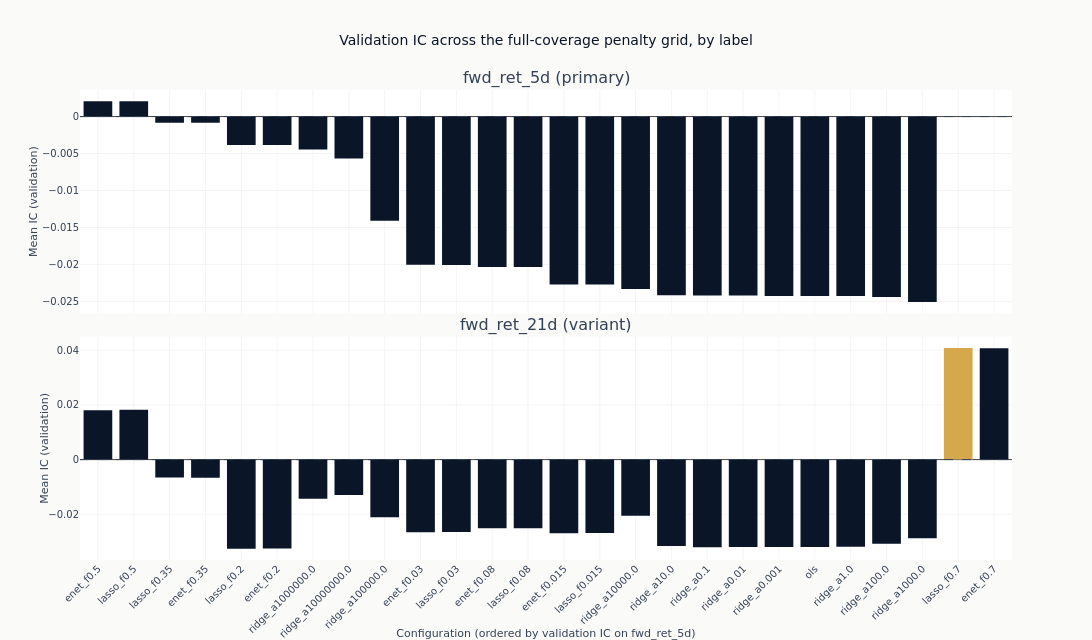

Source (notebook cell):
### Markdown cell above
### How the penalty grid ranks

One panel per label, so the same grid can be read at each horizon. Only the configurations
measured on all of their own label's validation dates are charted; any partial-coverage ones
are in the table above with `full_coverage` false, and are left out here because their IC would
be an average over a different set of dates. The zero line is the reference that matters: a bar
below it is a model whose ranking pointed the wrong way out of sample.

**Each panel has its own vertical scale**, because the horizons do not produce ICs of the same
size and a shared scale would flatten the smaller panel to a line. Read a panel for the shape
of its ranking, and the numbers rather than the bar heights when comparing panels.

**The configurations are in the same order in both panels**, that order being their ranking on
the primary label. Sorting each panel independently would put a different configuration at each
left edge and make the panels look alike whatever the numbers did. Held in one order, a panel
that slopes down from left to right is a horizon that ranks the grid the way the primary label
does, and a panel that does not is one where the penalty that works at one horizon does not
work at another.

### Code cell
def compact(params: str) -> str:
    """Render declared parameters for a label: `alpha=1000000.0` reads as `alpha=1e+06`."""
    return re.sub(r"\d+\.?\d*(?:[eE][+-]?\d+)?", lambda m: f"{float(m.group()):g}", params)


primary = primary_label(study)
full = catalog.filter("full_coverage")
charted = sorted(set(full.get_column("label")))
# The primary label leads when it was fitted. A subset run that leaves it out orders the panels
# by whichever label it did fit rather than by one that is not there.
panel_labels = [label for label in [primary] if label in charted] + [
    label for label in charted if label != primary
]
order_label = panel_labels[0]
config_order = (
    full.filter(pl.col("label") == order_label)
    .sort("ic_mean", descending=True)
    .get_column("config_name")
    .to_list()
)
leader = full.sort("ic_mean", descending=True).row(0, named=True)

fig_ic = make_subplots(
    rows=len(panel_labels),
    cols=1,
    shared_xaxes=True,
    vertical_spacing=0.05,
    subplot_titles=[
        f"{label} ({'primary' if label == primary else 'variant'})" for label in panel_labels
    ],
)
for row, label in enumerate(panel_labels, start=1):
    panel = full.filter(pl.col("label") == label)
    fig_ic.add_trace(
        go.Bar(
            x=panel.get_column("config_name").to_list(),
            y=panel.get_column("ic_mean").to_list(),
            marker_color=[
                COLORS["amber"]
                if (name, label) == (leader["config_name"], leader["label"])
                else COLORS["blue"]
                for name in panel.get_column("config_name")
            ],
        ),
        row=row,
        col=1,
    )
    fig_ic.add_hline(
        y=0, line_width=1, line_dash="dash", line_color=COLORS["neutral"], row=row, col=1
    )
    fig_ic.update_yaxes(title_text="Mean IC (validation)", row=row, col=1)
fig_ic.update_xaxes(
    categoryorder="array",
    categoryarray=config_order,
    tickangle=-45,
    title_text=f"Configuration (ordered by validation IC on {order_label})",
    row=len(panel_labels),
    col=1,
)
fig_ic.update_layout(
    title="Validation IC across the full-coverage penalty grid, by label",
    height=320 * len(panel_labels),
    width=1100,
    showlegend=False,
    margin=dict(t=90),
)
show_plotly_with_alt(
    fig_ic,
    "Stacked bar charts of mean validation information coefficient across the linear penalty "
    "grid, one panel per label and the configurations in the same order in each, that order "
    f"being their ranking on {order_label}. Each panel carries a dashed zero line. The highest "
    f"bar anywhere is {leader['config_name']} ({compact(leader['params'])}) on {leader['label']} "
    f"at IC {leader['ic_mean']:+.3f}, highlighted in amber.",
)

### Figure 1 — Plotly figure (JSON) as saved in the notebook; plotly's stock layout.template omitted (floating-point values rounded to 4 significant figures)
{"data": [{"marker": {"color": ["#0a1628", "#0a1628", "#0a1628", "#0a1628", "#0a1628", "#0a1628", "#0a1628", "#0a1628", "#0a1628", "#0a1628", "#0a1628", "#0a1628", "#0a1628", "#0a1628", "#0a1628", "#0a1628", "#0a1628", "#0a1628", "#0a1628", "#0a1628", "#0a1628", "#0a1628", "#0a1628", "#0a1628"]}, "type": "bar", "x": ["enet_f0.5", "lasso_f0.5", "lasso_f0.35", "enet_f0.35", "lasso_f0.2", "enet_f0.2", "ridge_a1000000.0", "ridge_a10000000.0", "ridge_a100000.0", "enet_f0.03", "lasso_f0.03", "enet_f0.08", "lasso_f0.08", "enet_f0.015", "lasso_f0.015", "ridge_a10000.0", "ridge_a10.0", "ridge_a0.1", "ridge_a0.01", "ridge_a0.001", "ols", "ridge_a1.0", "ridge_a100.0", "ridge_a1000.0"], "xaxis": "x", "y": [0.002084, 0.002082, -0.0008222, -0.0008399, -0.003832, -0.00384, -0.004457, -0.005655, -0.01407, -0.02005, -0.02006, -0.02034, -0.02034, -0.02271, -0.02271, -0.02332, -0.02418, -0.02419, -0.02422, -0.02426, -0.02427, -0.02428, -0.02441, -0.02509], "yaxis": "y"}, {"marker": {"color": ["#D4A84B", "#0a1628", "#0a1628", "#0a1628", "#0a1628", "#0a1628", "#0a1628", "#0a1628", "#0a1628", "#0a1628", "#0a1628", "#0a1628", "#0a1628", "#0a1628", "#0a1628", "#0a1628", "#0a1628", "#0a1628", "#0a1628", "#0a1628", "#0a1628", "#0a1628", "#0a1628", "#0a1628", "#0a1628", "#0a1628"]}, "type": "bar", "x": ["lasso_f0.7", "enet_f0.7", "lasso_f0.5", "enet_f0.5", "lasso_f0.35", "enet_f0.35", "ridge_a10000000.0", "ridge_a1000000.0", "ridge_a10000.0", "ridge_a100000.0", "lasso_f0.08", "enet_f0.08", "lasso_f0.03", "enet_f0.03", "lasso_f0.015", "enet_f0.015", "ridge_a1000.0", "ridge_a100.0", "ridge_a10.0", "ridge_a1.0", "ridge_a0.001", "ols", "ridge_a0.01", "ridge_a0.1", "enet_f0.2", "lasso_f0.2"], "xaxis": "x2", "y": [0.04088, 0.0408, 0.01829, 0.0181, -0.006568, -0.006662, -0.01291, -0.01429, -0.02054, -0.02105, -0.0251, -0.0251, -0.02652, -0.02655, -0.02682, -0.02691, -0.0288, -0.03084, -0.03162, -0.03193, -0.03199, -0.03199, -0.03201, -0.03204, -0.03257, -0.03266], "yaxis": "y2"}], "layout": {"annotations": [{"font": {"size": 16}, "showarrow": false, "text": "fwd_ret_5d (primary)", "x": 0.5, "xanchor": "center", "xref": "paper", "y": 1.0, "yanchor": "bottom", "yref": "paper"}, {"font": {"size": 16}, "showarrow": false, "text": "fwd_ret_21d (variant)", "x": 0.5, "xanchor": "center", "xref": "paper", "y": 0.475, "yanchor": "bottom", "yref": "paper"}], "height": 640, "margin": {"t": 90}, "shapes": [{"line": {"color": "#334155", "dash": "dash", "width": 1}, "type": "line", "x0": 0, "x1": 1, "xref": "x domain", "y0": 0, "y1": 0, "yref": "y"}, {"line": {"color": "#334155", "dash": "dash", "width": 1}, "type": "line", "x0": 0, "x1": 1, "xref": "x2 domain", "y0": 0, "y1": 0, "yref": "y2"}], "showlegend": false, "title": {"text": "Validation IC across the full-coverage penalty grid, by label"}, "width": 1100, "xaxis": {"anchor": "y", "domain": [0.0, 1.0], "matches": "x2", "showticklabels": false}, "xaxis2": {"anchor": "y2", "categoryarray": ["enet_f0.5", "lasso_f0.5", "lasso_f0.35", "enet_f0.35", "lasso_f0.2", "enet_f0.2", "ridge_a1000000.0", "ridge_a10000000.0", "ridge_a100000.0", "enet_f0.03", "lasso_f0.03", "enet_f0.08", "lasso_f0.08", "enet_f0.015", "lasso_f0.015", "ridge_a10000.0", "ridge_a10.0", "ridge_a0.1", "ridge_a0.01", "ridge_a0.001", "ols", "ridge_a1.0", "ridge_a100.0", "ridge_a1000.0"], "categoryorder": "array", "domain": [0.0, 1.0], "tickangle": -45, "title": {"text": "Configuration (ordered by validation IC on fwd_ret_5d)"}}, "yaxis": {"anchor": "x", "domain": [0.525, 1.0], "title": {"text": "Mean IC (validation)"}}, "yaxis2": {"anchor": "x2", "domain": [0.0, 0.475], "title": {"text": "Mean IC (validation)"}}}}
